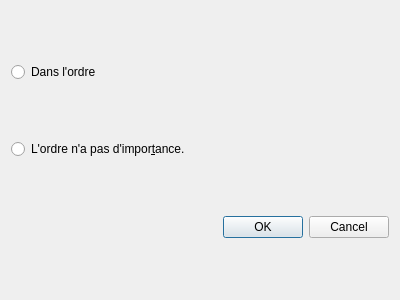
<?xml version="1.0" encoding="UTF-8"?>
<ui version="4.0">
 <class>PreferencesDialog</class>
 <widget class="QDialog" name="PreferencesDialog">
  <property name="geometry">
   <rect>
    <x>0</x>
    <y>0</y>
    <width>400</width>
    <height>300</height>
   </rect>
  </property>
  <property name="windowTitle">
   <string>Dialog</string>
  </property>
  <layout class="QVBoxLayout" name="verticalLayout">
   <item>
    <widget class="QRadioButton" name="rbtOrdre">
     <property name="text">
      <string>Dans l'ordre</string>
     </property>
    </widget>
   </item>
   <item>
    <widget class="QRadioButton" name="rbtSansOrdre">
     <property name="text">
      <string>L'ordre n'a pas d'impor&amp;tance.</string>
     </property>
    </widget>
   </item>
   <item>
    <widget class="QDialogButtonBox" name="buttonBox">
     <property name="orientation">
      <enum>Qt::Horizontal</enum>
     </property>
     <property name="standardButtons">
      <set>QDialogButtonBox::Cancel|QDialogButtonBox::Ok</set>
     </property>
    </widget>
   </item>
  </layout>
 </widget>
 <resources/>
 <connections>
  <connection>
   <sender>buttonBox</sender>
   <signal>accepted()</signal>
   <receiver>PreferencesDialog</receiver>
   <slot>accept()</slot>
   <hints>
    <hint type="sourcelabel">
     <x>248</x>
     <y>254</y>
    </hint>
    <hint type="destinationlabel">
     <x>157</x>
     <y>274</y>
    </hint>
   </hints>
  </connection>
  <connection>
   <sender>buttonBox</sender>
   <signal>rejected()</signal>
   <receiver>PreferencesDialog</receiver>
   <slot>reject()</slot>
   <hints>
    <hint type="sourcelabel">
     <x>316</x>
     <y>260</y>
    </hint>
    <hint type="destinationlabel">
     <x>286</x>
     <y>274</y>
    </hint>
   </hints>
  </connection>
 </connections>
</ui>
